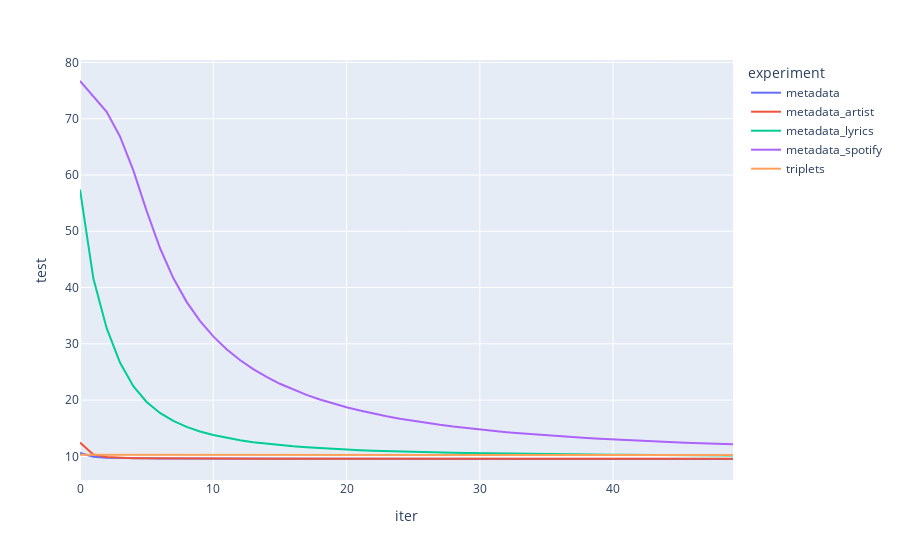

The notebook cell saved with this chart:
### Code cell
import plotly.express as px

fig = px.line(df_results.loc[df_results.iter <= 50], x="iter", y="test", color="experiment",
              line_group="experiment", hover_name="experiment")
fig.show()

### Figure 1 — Plotly figure (JSON) as saved in the notebook; plotly's stock layout.template omitted (floating-point values rounded to 4 significant figures)
{"data": [{"hovertemplate": "<b>%{hovertext}</b><br><br>experiment=metadata<br>iter=%{x}<br>test=%{y}<extra></extra>", "hovertext": ["metadata", "metadata", "metadata", "metadata", "metadata", "metadata", "metadata", "metadata", "metadata", "metadata", "metadata", "metadata", "metadata", "metadata", "metadata", "metadata", "metadata", "metadata", "metadata", "metadata", "metadata", "metadata", "metadata", "metadata", "metadata", "metadata", "metadata", "metadata", "metadata", "metadata", "metadata", "metadata", "metadata", "metadata", "metadata", "metadata", "metadata", "metadata", "metadata", "metadata", "metadata", "metadata", "metadata", "metadata", "metadata", "metadata", "metadata", "metadata", "metadata", "metadata"], "legendgroup": "metadata", "line": {"color": "#636efa", "dash": "solid"}, "mode": "lines", "name": "metadata", "orientation": "v", "showlegend": true, "type": "scatter", "x": [0, 1, 2, 3, 4, 5, 6, 7, 8, 9, 10, 11, 12, 13, 14, 15, 16, 17, 18, 19, 20, 21, 22, 23, 24, 25, 26, 27, 28, 29, 30, 31, 32, 33, 34, 35, 36, 37, 38, 39, 40, 41, 42, 43, 44, 45, 46, 47, 48, 49], "xaxis": "x", "y": [10.6, 9.925, 9.758, 9.696, 9.66, 9.64, 9.628, 9.617, 9.609, 9.605, 9.6, 9.596, 9.593, 9.59, 9.587, 9.585, 9.583, 9.582, 9.58, 9.577, 9.575, 9.574, 9.572, 9.57, 9.569, 9.567, 9.566, 9.565, 9.564, 9.562, 9.56, 9.559, 9.558, 9.557, 9.555, 9.554, 9.553, 9.551, 9.55, 9.549, 9.548, 9.547, 9.545, 9.544, 9.543, 9.542, 9.541, 9.54, 9.539, 9.538], "yaxis": "y"}, {"hovertemplate": "<b>%{hovertext}</b><br><br>experiment=metadata_artist<br>iter=%{x}<br>test=%{y}<extra></extra>", "hovertext": ["metadata_artist", "metadata_artist", "metadata_artist", "metadata_artist", "metadata_artist", "metadata_artist", "metadata_artist", "metadata_artist", "metadata_artist", "metadata_artist", "metadata_artist", "metadata_artist", "metadata_artist", "metadata_artist", "metadata_artist", "metadata_artist", "metadata_artist", "metadata_artist", "metadata_artist", "metadata_artist", "metadata_artist", "metadata_artist", "metadata_artist", "metadata_artist", "metadata_artist", "metadata_artist", "metadata_artist", "metadata_artist", "metadata_artist", "metadata_artist", "metadata_artist", "metadata_artist", "metadata_artist", "metadata_artist", "metadata_artist", "metadata_artist", "metadata_artist", "metadata_artist", "metadata_artist", "metadata_artist", "metadata_artist", "metadata_artist", "metadata_artist", "metadata_artist", "metadata_artist", "metadata_artist", "metadata_artist", "metadata_artist", "metadata_artist", "metadata_artist"], "legendgroup": "metadata_artist", "line": {"color": "#EF553B", "dash": "solid"}, "mode": "lines", "name": "metadata_artist", "orientation": "v", "showlegend": true, "type": "scatter", "x": [0, 1, 2, 3, 4, 5, 6, 7, 8, 9, 10, 11, 12, 13, 14, 15, 16, 17, 18, 19, 20, 21, 22, 23, 24, 25, 26, 27, 28, 29, 30, 31, 32, 33, 34, 35, 36, 37, 38, 39, 40, 41, 42, 43, 44, 45, 46, 47, 48, 49], "xaxis": "x", "y": [12.45, 10.35, 9.905, 9.757, 9.689, 9.655, 9.634, 9.621, 9.612, 9.606, 9.601, 9.596, 9.594, 9.591, 9.589, 9.586, 9.584, 9.583, 9.582, 9.58, 9.579, 9.578, 9.577, 9.577, 9.576, 9.575, 9.575, 9.574, 9.574, 9.573, 9.573, 9.572, 9.571, 9.571, 9.57, 9.57, 9.569, 9.569, 9.568, 9.568, 9.567, 9.567, 9.566, 9.566, 9.565, 9.565, 9.564, 9.564, 9.564, 9.563], "yaxis": "y"}, {"hovertemplate": "<b>%{hovertext}</b><br><br>experiment=metadata_lyrics<br>iter=%{x}<br>test=%{y}<extra></extra>", "hovertext": ["metadata_lyrics", "metadata_lyrics", "metadata_lyrics", "metadata_lyrics", "metadata_lyrics", "metadata_lyrics", "metadata_lyrics", "metadata_lyrics", "metadata_lyrics", "metadata_lyrics", "metadata_lyrics", "metadata_lyrics", "metadata_lyrics", "metadata_lyrics", "metadata_lyrics", "metadata_lyrics", "metadata_lyrics", "metadata_lyrics", "metadata_lyrics", "metadata_lyrics", "metadata_lyrics", "metadata_lyrics", "metadata_lyrics", "metadata_lyrics", "metadata_lyrics", "metadata_lyrics", "metadata_lyrics", "metadata_lyrics", "metadata_lyrics", "metadata_lyrics", "metadata_lyrics", "metadata_lyrics", "metadata_lyrics", "metadata_lyrics", "metadata_lyrics", "metadata_lyrics", "metadata_lyrics", "metadata_lyrics", "metadata_lyrics", "metadata_lyrics", "metadata_lyrics", "metadata_lyrics", "metadata_lyrics", "metadata_lyrics", "metadata_lyrics", "metadata_lyrics", "metadata_lyrics", "metadata_lyrics", "metadata_lyrics", "metadata_lyrics"], "legendgroup": "metadata_lyrics", "line": {"color": "#00cc96", "dash": "solid"}, "mode": "lines", "name": "metadata_lyrics", "orientation": "v", "showlegend": true, "type": "scatter", "x": [0, 1, 2, 3, 4, 5, 6, 7, 8, 9, 10, 11, 12, 13, 14, 15, 16, 17, 18, 19, 20, 21, 22, 23, 24, 25, 26, 27, 28, 29, 30, 31, 32, 33, 34, 35, 36, 37, 38, 39, 40, 41, 42, 43, 44, 45, 46, 47, 48, 49], "xaxis": "x", "y": [57.4, 41.65, 32.78, 26.67, 22.48, 19.68, 17.72, 16.3, 15.24, 14.43, 13.79, 13.28, 12.87, 12.52, 12.24, 12.0, 11.79, 11.61, 11.46, 11.33, 11.21, 11.11, 11.02, 10.94, 10.87, 10.81, 10.75, 10.7, 10.65, 10.61, 10.57, 10.53, 10.5, 10.46, 10.43, 10.41, 10.38, 10.36, 10.33, 10.31, 10.29, 10.27, 10.26, 10.24, 10.23, 10.21, 10.2, 10.19, 10.17, 10.16], "yaxis": "y"}, {"hovertemplate": "<b>%{hovertext}</b><br><br>experiment=metadata_spotify<br>iter=%{x}<br>test=%{y}<extra></extra>", "hovertext": ["metadata_spotify", "metadata_spotify", "metadata_spotify", "metadata_spotify", "metadata_spotify", "metadata_spotify", "metadata_spotify", "metadata_spotify", "metadata_spotify", "metadata_spotify", "metadata_spotify", "metadata_spotify", "metadata_spotify", "metadata_spotify", "metadata_spotify", "metadata_spotify", "metadata_spotify", "metadata_spotify", "metadata_spotify", "metadata_spotify", "metadata_spotify", "metadata_spotify", "metadata_spotify", "metadata_spotify", "metadata_spotify", "metadata_spotify", "metadata_spotify", "metadata_spotify", "metadata_spotify", "metadata_spotify", "metadata_spotify", "metadata_spotify", "metadata_spotify", "metadata_spotify", "metadata_spotify", "metadata_spotify", "metadata_spotify", "metadata_spotify", "metadata_spotify", "metadata_spotify", "metadata_spotify", "metadata_spotify", "metadata_spotify", "metadata_spotify", "metadata_spotify", "metadata_spotify", "metadata_spotify", "metadata_spotify", "metadata_spotify", "metadata_spotify"], "legendgroup": "metadata_spotify", "line": {"color": "#ab63fa", "dash": "solid"}, "mode": "lines", "name": "metadata_spotify", "orientation": "v", "showlegend": true, "type": "scatter", "x": [0, 1, 2, 3, 4, 5, 6, 7, 8, 9, 10, 11, 12, 13, 14, 15, 16, 17, 18, 19, 20, 21, 22, 23, 24, 25, 26, 27, 28, 29, 30, 31, 32, 33, 34, 35, 36, 37, 38, 39, 40, 41, 42, 43, 44, 45, 46, 47, 48, 49], "xaxis": "x", "y": [76.69, 73.98, 71.21, 66.84, 60.81, 53.62, 47.02, 41.68, 37.46, 34.07, 31.32, 29.04, 27.13, 25.51, 24.11, 22.9, 21.85, 20.93, 20.1, 19.37, 18.72, 18.14, 17.61, 17.13, 16.7, 16.3, 15.94, 15.61, 15.31, 15.03, 14.77, 14.53, 14.31, 14.1, 13.91, 13.73, 13.57, 13.41, 13.27, 13.13, 13.01, 12.89, 12.77, 12.67, 12.57, 12.47, 12.38, 12.3, 12.22, 12.14], "yaxis": "y"}, {"hovertemplate": "<b>%{hovertext}</b><br><br>experiment=triplets<br>iter=%{x}<br>test=%{y}<extra></extra>", "hovertext": ["triplets", "triplets", "triplets", "triplets", "triplets", "triplets", "triplets", "triplets", "triplets", "triplets", "triplets", "triplets", "triplets", "triplets", "triplets", "triplets", "triplets", "triplets", "triplets", "triplets", "triplets", "triplets", "triplets", "triplets", "triplets", "triplets", "triplets", "triplets", "triplets", "triplets", "triplets", "triplets", "triplets", "triplets", "triplets", "triplets", "triplets", "triplets", "triplets", "triplets", "triplets", "triplets", "triplets", "triplets", "triplets", "triplets", "triplets", "triplets", "triplets", "triplets"], "legendgroup": "triplets", "line": {"color": "#FFA15A", "dash": "solid"}, "mode": "lines", "name": "triplets", "orientation": "v", "showlegend": true, "type": "scatter", "x": [0, 1, 2, 3, 4, 5, 6, 7, 8, 9, 10, 11, 12, 13, 14, 15, 16, 17, 18, 19, 20, 21, 22, 23, 24, 25, 26, 27, 28, 29, 30, 31, 32, 33, 34, 35, 36, 37, 38, 39, 40, 41, 42, 43, 44, 45, 46, 47, 48, 49], "xaxis": "x", "y": [10.27, 10.27, 10.27, 10.27, 10.26, 10.26, 10.26, 10.26, 10.26, 10.26, 10.26, 10.26, 10.26, 10.26, 10.26, 10.26, 10.26, 10.26, 10.26, 10.26, 10.26, 10.26, 10.26, 10.26, 10.26, 10.26, 10.26, 10.26, 10.26, 10.26, 10.26, 10.26, 10.26, 10.26, 10.26, 10.26, 10.25, 10.25, 10.25, 10.25, 10.25, 10.25, 10.25, 10.25, 10.25, 10.25, 10.25, 10.25, 10.25, 10.25], "yaxis": "y"}], "layout": {"legend": {"title": {"text": "experiment"}, "tracegroupgap": 0}, "margin": {"t": 60}, "xaxis": {"anchor": "y", "domain": [0, 1], "title": {"text": "iter"}}, "yaxis": {"anchor": "x", "domain": [0, 1], "title": {"text": "test"}}}}
